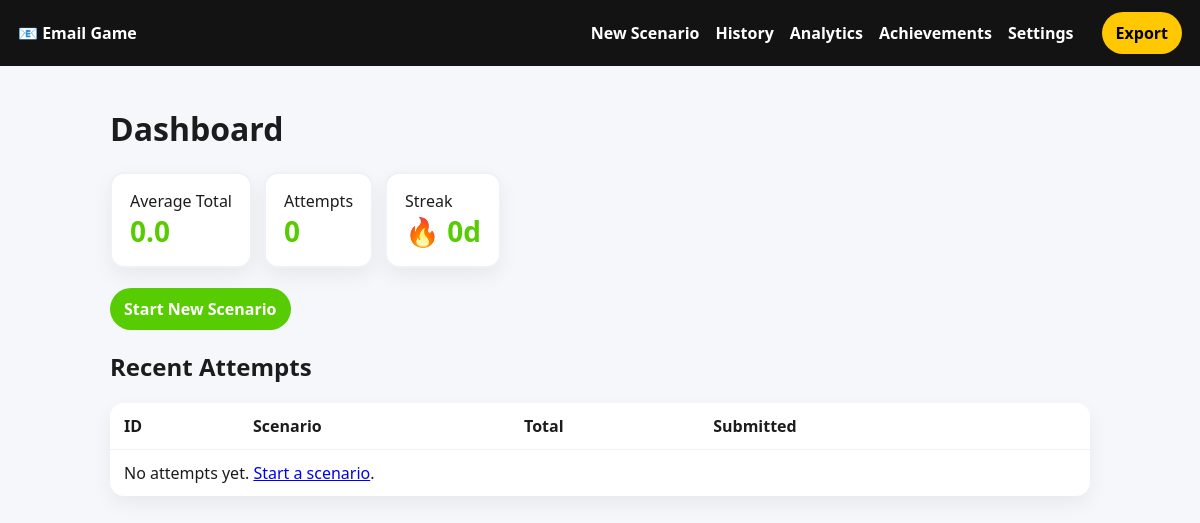
The app's page /, older data.
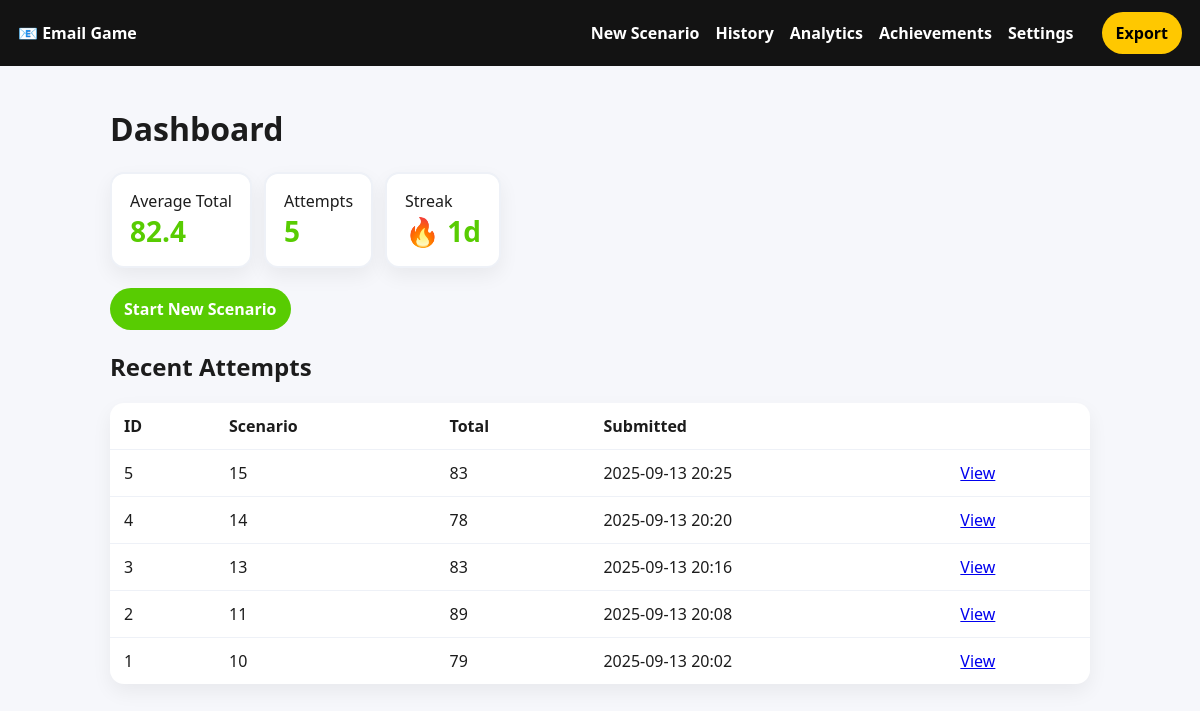
The same page, newer data.
### app/models.py (models this page shows)
class Attempt(db.Model):
    id = db.Column(db.Integer, primary_key=True)
    scenario_id = db.Column(db.Integer, db.ForeignKey("scenario.id"), nullable=False)
    email_subject = db.Column(db.String(200))
    email_body = db.Column(db.Text, nullable=False)
    score_clarity = db.Column(db.Integer)
    score_conciseness = db.Column(db.Integer)
    score_tone = db.Column(db.Integer)
    score_grammar = db.Column(db.Integer)
    score_completeness = db.Column(db.Integer)
    score_politeness = db.Column(db.Integer)
    score_total = db.Column(db.Integer)
    feedback = db.Column(db.Text)  # freeform
    suggestions = db.Column(db.Text)  # JSON string list
    rubric_text = db.Column(db.Text)  # LLM-provided rubric/guidelines
    attempt_number = db.Column(db.Integer, default=1)
    submitted_at = db.Column(db.DateTime, default=datetime.utcnow)

### app/blueprints/main.py (the view)
@main_bp.route("/")
def dashboard():
    avg = compute_average_scores()
    recent_attempts = Attempt.query.order_by(Attempt.submitted_at.desc()).limit(10).all()
    streak = compute_streak_days()
    return render_template("dashboard.html", avg=avg, recent_attempts=recent_attempts, streak=streak)

### app/services/analytics.py (called while the page is built)
def compute_average_scores() -> Dict[str, float]:
    attempts: List[Attempt] = Attempt.query.all()
    if not attempts:
        return {k: 0.0 for k in [
            "clarity", "conciseness", "tone", "grammar", "completeness", "politeness", "total"
        ]}
    n = len(attempts)
    sums = {
        "clarity": sum(a.score_clarity or 0 for a in attempts),
        "conciseness": sum(a.score_conciseness or 0 for a in attempts),
        "tone": sum(a.score_tone or 0 for a in attempts),
        "grammar": sum(a.score_grammar or 0 for a in attempts),
        "completeness": sum(a.score_completeness or 0 for a in attempts),
        "politeness": sum(a.score_politeness or 0 for a in attempts),
        "total": sum(a.score_total or 0 for a in attempts),
    }
    return {k: (v / n if n else 0.0) for k, v in sums.items()}

def compute_streak_days() -> int:
    attempts: List[Attempt] = Attempt.query.order_by(Attempt.submitted_at.desc()).all()
    if not attempts:
        return 0
    unique_days = []
    seen = set()
    for a in attempts:
        if not a.submitted_at:
            continue
        d = a.submitted_at.date()
        if d not in seen:
            seen.add(d)
            unique_days.append(d)
    if not unique_days:
        return 0
    unique_days.sort(reverse=True)
    streak = 1
    prev = unique_days[0]
    for d in unique_days[1:]:
        if (prev - d) == timedelta(days=1):
            streak += 1
            prev = d
        else:
            break
    return streak

### app/templates/dashboard.html
{% extends "base.html" %}
{% block content %}
<h1>Dashboard</h1>
<div class="tiles">
  <div class="tile"><div>Average Total</div><div class="big">{{ '%.1f'|format(avg.total) }}</div></div>
  <div class="tile"><div>Attempts</div><div class="big">{{ recent_attempts|length }}</div></div>
  <div class="tile"><div>Streak</div><div class="big">🔥 {{ streak }}d</div></div>
</div>
<p>
  <a class="btn primary" href="/scenario/new">Start New Scenario</a>
</p>
<h2>Recent Attempts</h2>
<table class="table">
  <thead>
    <tr>
      <th>ID</th>
      <th>Scenario</th>
      <th>Total</th>
      <th>Submitted</th>
      <th></th>
    </tr>
  </thead>
  <tbody>
    {% for a in recent_attempts %}
    <tr>
      <td>{{ a.id }}</td>
      <td>{{ a.scenario_id }}</td>
      <td>{{ a.score_total or 0 }}</td>
      <td>{{ a.submitted_at.strftime('%Y-%m-%d %H:%M') if a.submitted_at }}</td>
      <td><a href="/result/{{ a.id }}">View</a></td>
    </tr>
    {% else %}
    <tr><td colspan="5">No attempts yet. <a href="/scenario/new">Start a scenario</a>.</td></tr>
    {% endfor %}
  </tbody>
</table>
{% endblock %}

### app/templates/base.html (shortened to what this page needs)
<!doctype html>
<html lang="en">
  <head>
    <link rel="stylesheet" href="/static/css/styles.css">
  </head>
  <body>
    <nav class="navbar">
      <a href="/" style="margin-right:auto;">📧 Email Game</a>
      <a href="/scenario/new">New Scenario</a>
      <a href="/history">History</a>
      <a href="/analytics">Analytics</a>
      <a href="/achievements">Achievements</a>
      <a href="/settings">Settings</a>
      <a href="/export/csv" class="btn secondary" style="margin-left:12px;">Export</a>
    </nav>
    <main class="container">
      {% block content %}{% endblock %}
    </main>
  </body>
</html>

### app/static/css/styles.css (style rules this page uses)
:root { --green:#58CC02; --dark:#131313; --bg:#f6f7fb; --card:#ffffff; --text:#1c1c1c; --accent:#ffc800; }
body { font-family: system-ui, -apple-system, Segoe UI, Roboto, Arial, sans-serif; margin: 0; padding: 0; background: var(--bg); color: var(--text); }
.navbar { background: var(--dark); color: #fff; padding: 12px 18px; display: flex; gap: 16px; align-items: center; }
.navbar a { color: #fff; text-decoration: none; font-weight: 600; }
.container { padding: 20px; max-width: 980px; margin: 0 auto; }
.tiles { display: flex; gap: 12px; margin: 12px 0 20px; flex-wrap: wrap; }
.tile { background: var(--card); padding: 16px 18px; border-radius: 14px; box-shadow: 0 8px 20px rgba(0,0,0,.06); border: 2px solid #eef1f7; }
.tile .big { font-size: 28px; font-weight: 800; color: var(--green); }
.table { width: 100%; border-collapse: collapse; background: var(--card); border-radius: 14px; overflow: hidden; box-shadow: 0 8px 20px rgba(0,0,0,.06); }
.table th, .table td { padding: 12px 14px; border-bottom: 1px solid #eef1f7; text-align: left; }
.table tr:last-child td { border-bottom: none; }
.btn { display: inline-block; background: var(--green); color: #fff; padding: 10px 14px; border-radius: 999px; text-decoration: none; font-weight: 700; border: none; cursor: pointer; }
.btn.primary { background: var(--green); }
.btn.secondary { background: var(--accent); color: #000; }

Row changes from the older to the newer data that the page shows:
added Attempt: id "5", scenario_id "15", score_total "83", submitted_at "2025-09-13 20:25"
added Attempt: id "4", scenario_id "14", score_total "78", submitted_at "2025-09-13 20:20"
added Attempt: id "3", scenario_id "13", score_total "83", submitted_at "2025-09-13 20:16"
added Attempt: id "2", scenario_id "11", score_total "89", submitted_at "2025-09-13 20:08"
added Attempt: id "1", scenario_id "10", score_total "79", submitted_at "2025-09-13 20:02"
Text that changed along with them:
{{ '%.1f'|format(avg.total) }}: "0.0" → "82.4"
{{ recent_attempts|length }}: "0" → "5"
{{ streak }}: "0" → "1"
text no longer shown: "No attempts yet. Start a scenario ."
